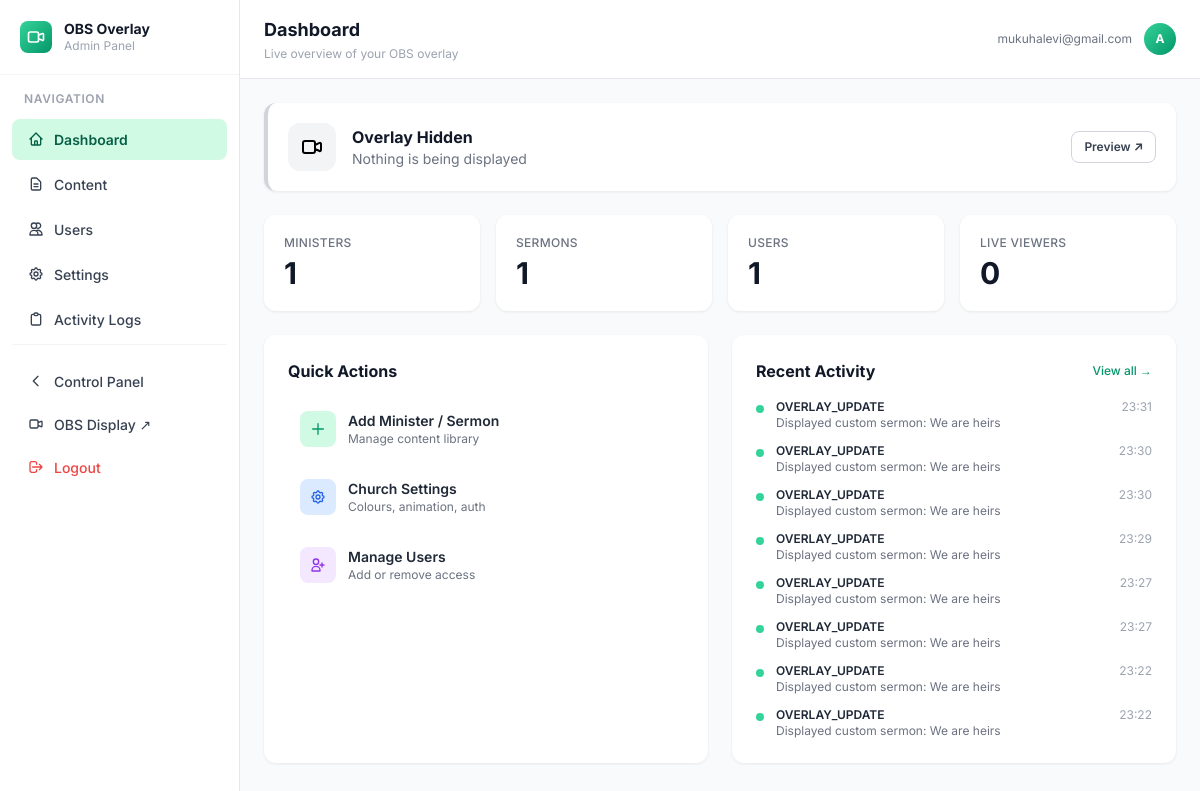
The app's page /admin/dashboard (signed in), older data.
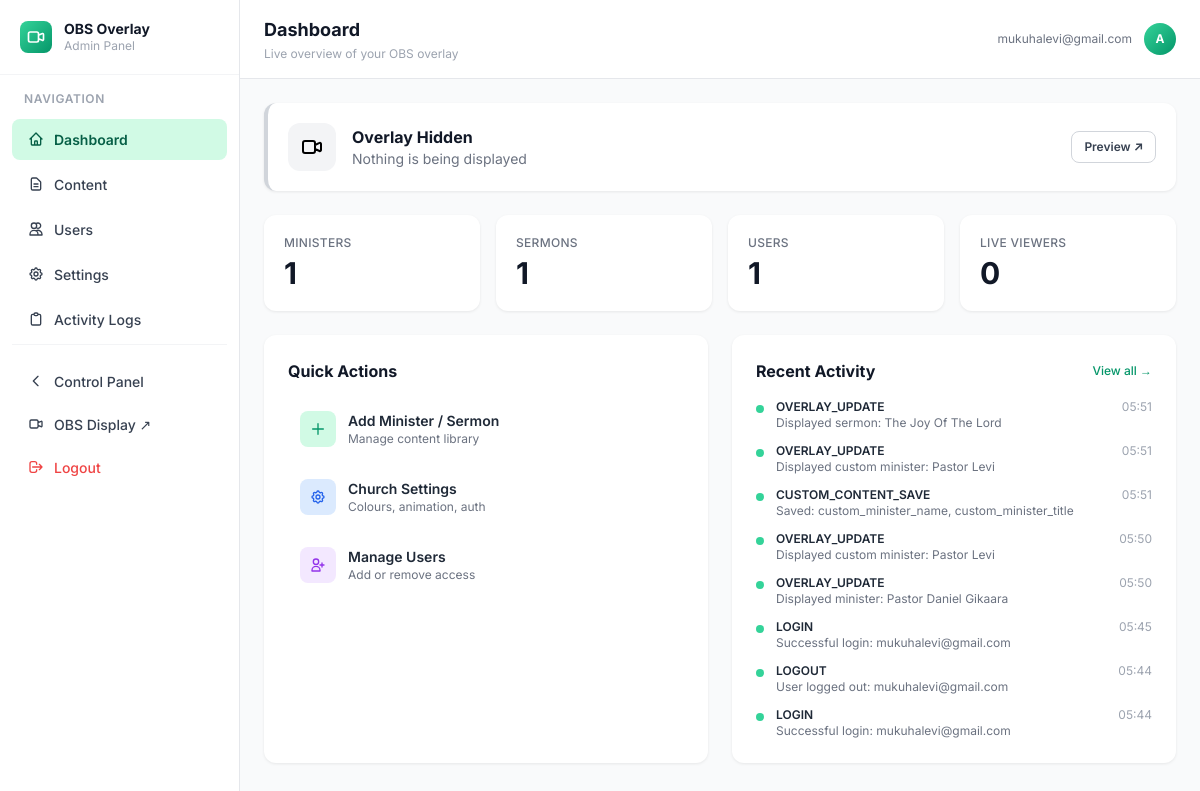
The same page, newer data.
### models.py (models this page shows, shortened)
class ActivityLog(db.Model):
    id = db.Column(db.Integer, primary_key=True)
    user_id = db.Column(db.Integer, db.ForeignKey('user.id'), nullable=True)
    user_email = db.Column(db.String(120))
    user_name = db.Column(db.String(120))
    action = db.Column(db.String(100), nullable=False)
    details = db.Column(db.String(500))
    timestamp = db.Column(db.DateTime, default=datetime.utcnow)
    ip_address = db.Column(db.String(50))

### blueprints/admin.py (the view)
@admin_bp.route('/')
@admin_bp.route('/dashboard')
@login_required
@admin_required
def dashboard():
    from models import Church, Settings, AnimationSettings, Minister, Sermon, User, ActivityLog
    church = Church.query.first()
    settings = {s.key: s.value for s in Settings.query.all()}
    animation_settings = AnimationSettings.query.first()
    cleanup_old_logs()
    recent_logs = ActivityLog.query.order_by(ActivityLog.timestamp.desc()).limit(8).all()
    return render_template('admin/dashboard.html',
                           church=church,
                           settings=settings,
                           animation_settings=animation_settings,
                           current_state=overlay_state,
                           ministers_count=Minister.query.count(),
                           sermons_count=Sermon.query.count(),
                           users_count=User.query.count(),
                           sse_clients=0,
                           recent_logs=recent_logs)

### utils/helpers.py (called while the page is built)
def admin_required(f):
    @wraps(f)
    def decorated(*args, **kwargs):
        if not current_user.is_authenticated:
            return redirect(url_for('auth.login'))
        if not current_user.is_admin:
            log_activity('UNAUTHORIZED_ACCESS_ATTEMPT',
                         f'Attempted admin access: {request.path}')
            return jsonify({'error': 'Admin access required'}), 403
        return f(*args, **kwargs)
    return decorated

def cleanup_old_logs():
    from models import ActivityLog
    try:
        cutoff = datetime.utcnow() - timedelta(days=7)
        deleted = ActivityLog.query.filter(ActivityLog.timestamp < cutoff).delete()
        if deleted:
            db.session.commit()
            print(f"[CLEANUP] Removed {deleted} old activity logs")
    except Exception as e:
        db.session.rollback()
        print(f"Error cleaning up logs: {e}")

### templates/admin/dashboard.html (shortened to what the changed rows need)
{% extends 'admin/base_admin.html' %}
{% block page_title %}Dashboard{% endblock %}
{% block admin_content %}
<div class="grid grid-cols-1 lg:grid-cols-2 gap-6">
    <div class="card p-6">
        <h2 class="text-base font-bold text-gray-900 mb-4">Quick Actions</h2>
    </div>
    <div class="card p-6">
        <div class="flex items-center justify-between mb-4">
            <h2 class="text-base font-bold text-gray-900">Recent Activity</h2>
        </div>
        {% if recent_logs %}
        <div class="space-y-3">
            {% for log in recent_logs %}
            <div class="flex items-start gap-3">
                <div class="w-2 h-2 rounded-full bg-emerald-400 mt-1.5 flex-shrink-0"></div>
                <div class="flex-1 min-w-0">
                    <p class="text-xs font-semibold text-gray-800 truncate">{{ log.action }}</p>
                    <p class="text-xs text-gray-500 truncate">{{ log.details or '—' }}</p>
                </div>
                <p class="text-xs text-gray-400 flex-shrink-0">{{ log.timestamp.strftime('%H:%M') }}</p>
            </div>
            {% endfor %}
        </div>
        {% else %}
        <p class="text-sm text-gray-400">No recent activity yet</p>
        {% endif %}
    </div>
</div>
{% endblock %}

Row changes from the older to the newer data that the page shows:
no longer on this page (row unchanged): ActivityLog: action "OVERLAY_UPDATE", details "Displayed custom sermon: We are heirs", timestamp "23:31"
no longer on this page (row unchanged): ActivityLog: action "OVERLAY_UPDATE", details "Displayed custom sermon: We are heirs", timestamp "23:30"
no longer on this page (row unchanged): ActivityLog: action "OVERLAY_UPDATE", details "Displayed custom sermon: We are heirs", timestamp "23:30"
no longer on this page (row unchanged): ActivityLog: action "OVERLAY_UPDATE", details "Displayed custom sermon: We are heirs", timestamp "23:29"
no longer on this page (row unchanged): ActivityLog: action "OVERLAY_UPDATE", details "Displayed custom sermon: We are heirs", timestamp "23:27"
no longer on this page (row unchanged): ActivityLog: action "OVERLAY_UPDATE", details "Displayed custom sermon: We are heirs", timestamp "23:27"
no longer on this page (row unchanged): ActivityLog: action "OVERLAY_UPDATE", details "Displayed custom sermon: We are heirs", timestamp "23:22"
no longer on this page (row unchanged): ActivityLog: action "OVERLAY_UPDATE", details "Displayed custom sermon: We are heirs", timestamp "23:22"
added ActivityLog: action "OVERLAY_UPDATE", details "Displayed sermon: The Joy Of The Lord", timestamp "05:51"
added ActivityLog: action "OVERLAY_UPDATE", details "Displayed custom minister: Pastor Levi", timestamp "05:51"
added ActivityLog: action "CUSTOM_CONTENT_SAVE", details "Saved: custom_minister_name, custom_minister_title", timestamp "05:51"
added ActivityLog: action "OVERLAY_UPDATE", details "Displayed custom minister: Pastor Levi", timestamp "05:50"
added ActivityLog: action "OVERLAY_UPDATE", details "Displayed minister: Pastor Daniel Gikaara", timestamp "05:50"
added ActivityLog: action "LOGIN", details "Successful login: mukuhalevi@gmail.com", timestamp "05:45"
added ActivityLog: action "LOGOUT", details "User logged out: mukuhalevi@gmail.com", timestamp "05:44"
added ActivityLog: action "LOGIN", details "Successful login: mukuhalevi@gmail.com", timestamp "05:44"
